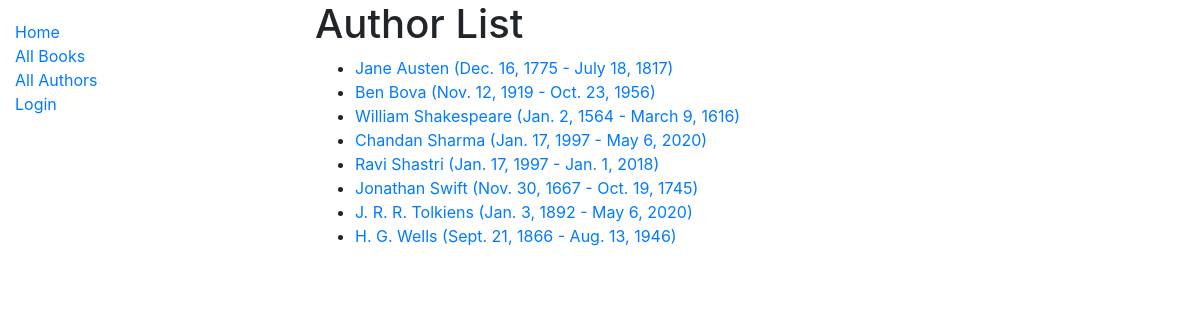
Screenshot of /catalog/authors/ with the database file from the repository.
### catalog/models.py (models this page shows)
class Author(models.Model):
    first_name = models.CharField(max_length=100)
    last_name = models.CharField(max_length=100)
    date_of_birth = models.DateField(null=True, blank=True)
    date_of_death = models.DateField('died', null=True, blank=True)
    def get_absolute_url(self):
        return reverse('author-detail', args=[str(self.id)])
    def __str__(self):
        return '{0} {1}'.format(self.first_name, self.last_name)
    class Meta:
        ordering = ['last_name', 'first_name']

### catalog/views.py (the view)
# urls.py: path('authors/', views.AuthorListView.as_view(), name='authors'),
class AuthorListView(generic.ListView):
    model = Author
    paginate_by = 10

### catalog/templates/catalog/author_list.html
{% extends "base_generic.html" %}
{% block content %}
<h1>Author List</h1>
{% if author_list %}
  <ul>
  {% for author in author_list %}
    <li>
      <a href="{{ author.get_absolute_url }}">
      {{ author }} ({{author.date_of_birth}} - {% if author.date_of_death %}{{author.date_of_death}}{% endif %})
      </a>
    </li>
  {% endfor %}
 </ul>
{% else %}
  <p>There are no authors available.</p>
{% endif %}
{% endblock %}

### catalog/templates/base_generic.html (shortened to what this page needs)
<!DOCTYPE html>
<html lang="en">
<head>
    <link rel="stylesheet" href="https://stackpath.bootstrapcdn.com/bootstrap/4.1.3/css/bootstrap.min.css">
    {% load static %}
    <link rel="stylesheet" href={% static 'css/styles.css' %}>
</head>
<body>
    <div class="container-fluid">
        <div class="row">
            <div class="col-sm-3">
                {% block sidebar %}
                <ul class="sidebar-nav">
                    <li><a href="{% url 'index' %}">Home</a></li>
                    <li><a href="{% url 'books' %}">All Books</a></li>
                    <li><a href="{% url 'authors' %}">All Authors</a></li>
                    {% if user.is_authenticated %}
                        <li>User: {{ user.get_username }}</li>
                        <li><a href="{% url 'my-borrowed' %}">My borrowed</a></li>
                        <li><a href="{% url 'all-borrowed' %}">All borrowed</a></li>
                        <li><a href="{% url 'logout' %}?next={{request.path}}">Logout</a></li>
                    {% else %}
                        <li><a href="{% url 'login' %}?next={{request.path}}">Login</a></li>
                    {% endif %}
                    {% endblock %}
                </ul>
            </div>
            <div class="col-sm-9">
                {% block content %}{% endblock %}
            </div>
        </div>
    </div>
</body>
</html>

### catalog/static/css/styles.css (style rules this page uses)
.sidebar-nav { margin-top: 20px; padding: 0; list-style: none; }

### rows the page displays
Author: first_name+last_name "Jane Austen", date_of_birth "Dec. 16, 1775", date_of_death "July 18, 1817"
Author: first_name+last_name "Ben Bova", date_of_birth "Nov. 12, 1919", date_of_death "Oct. 23, 1956"
Author: first_name+last_name "William Shakespeare", date_of_birth "Jan. 2, 1564", date_of_death "March 9, 1616"
Author: first_name+last_name "Chandan Sharma", date_of_birth "Jan. 17, 1997", date_of_death "May 6, 2020"
Author: first_name+last_name "Ravi Shastri", date_of_birth "Jan. 17, 1997", date_of_death "Jan. 1, 2018"
Author: first_name+last_name "Jonathan Swift", date_of_birth "Nov. 30, 1667", date_of_death "Oct. 19, 1745"
Author: first_name+last_name "J. R. R. Tolkiens", date_of_birth "Jan. 3, 1892", date_of_death "May 6, 2020"
Author: first_name+last_name "H. G. Wells", date_of_birth "Sept. 21, 1866", date_of_death "Aug. 13, 1946"
